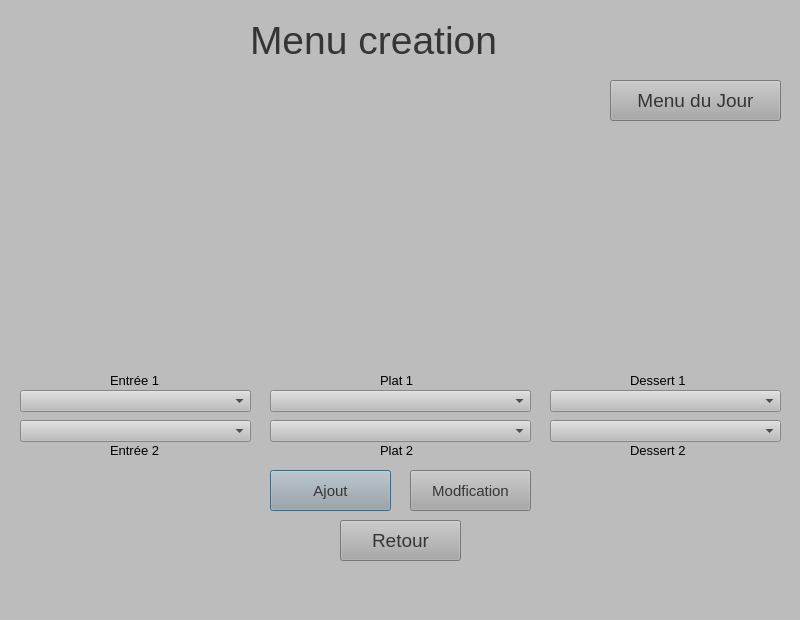
<?xml version="1.0" encoding="UTF-8"?>
<ui version="4.0">
 <class>Dialog</class>
 <widget class="QDialog" name="Dialog">
  <property name="geometry">
   <rect>
    <x>0</x>
    <y>0</y>
    <width>800</width>
    <height>620</height>
   </rect>
  </property>
  <property name="windowTitle">
   <string>Dialog</string>
  </property>
  <property name="styleSheet">
   <string notr="true">background-color: rgb(188, 188, 188);</string>
  </property>
  <widget class="QLabel" name="label">
   <property name="geometry">
    <rect>
     <x>250</x>
     <y>10</y>
     <width>301</width>
     <height>61</height>
    </rect>
   </property>
   <property name="styleSheet">
    <string notr="true">color:rgb(53, 53, 53); font-size:29pt;</string>
   </property>
   <property name="text">
    <string>Menu creation</string>
   </property>
  </widget>
  <widget class="QPushButton" name="ajoutButton">
   <property name="geometry">
    <rect>
     <x>270</x>
     <y>470</y>
     <width>121</width>
     <height>41</height>
    </rect>
   </property>
   <property name="palette">
    <palette>
     <active>
      <colorrole role="WindowText">
       <brush brushstyle="SolidPattern">
        <color alpha="255">
         <red>53</red>
         <green>53</green>
         <blue>53</blue>
        </color>
       </brush>
      </colorrole>
      <colorrole role="Button">
       <brush brushstyle="SolidPattern">
        <color alpha="255">
         <red>167</red>
         <green>168</green>
         <blue>167</blue>
        </color>
       </brush>
      </colorrole>
      <colorrole role="Light">
       <brush brushstyle="SolidPattern">
        <color alpha="255">
         <red>255</red>
         <green>255</green>
         <blue>255</blue>
        </color>
       </brush>
      </colorrole>
      <colorrole role="Midlight">
       <brush brushstyle="SolidPattern">
        <color alpha="255">
         <red>223</red>
         <green>222</green>
         <blue>227</blue>
        </color>
       </brush>
      </colorrole>
      <colorrole role="Dark">
       <brush brushstyle="SolidPattern">
        <color alpha="255">
         <red>95</red>
         <green>94</green>
         <blue>99</blue>
        </color>
       </brush>
      </colorrole>
      <colorrole role="Mid">
       <brush brushstyle="SolidPattern">
        <color alpha="255">
         <red>127</red>
         <green>126</green>
         <blue>133</blue>
        </color>
       </brush>
      </colorrole>
      <colorrole role="Text">
       <brush brushstyle="SolidPattern">
        <color alpha="255">
         <red>53</red>
         <green>53</green>
         <blue>53</blue>
        </color>
       </brush>
      </colorrole>
      <colorrole role="BrightText">
       <brush brushstyle="SolidPattern">
        <color alpha="255">
         <red>255</red>
         <green>255</green>
         <blue>255</blue>
        </color>
       </brush>
      </colorrole>
      <colorrole role="ButtonText">
       <brush brushstyle="SolidPattern">
        <color alpha="255">
         <red>53</red>
         <green>53</green>
         <blue>53</blue>
        </color>
       </brush>
      </colorrole>
      <colorrole role="Base">
       <brush brushstyle="SolidPattern">
        <color alpha="255">
         <red>167</red>
         <green>168</green>
         <blue>167</blue>
        </color>
       </brush>
      </colorrole>
      <colorrole role="Window">
       <brush brushstyle="SolidPattern">
        <color alpha="255">
         <red>167</red>
         <green>168</green>
         <blue>167</blue>
        </color>
       </brush>
      </colorrole>
      <colorrole role="Shadow">
       <brush brushstyle="SolidPattern">
        <color alpha="255">
         <red>0</red>
         <green>0</green>
         <blue>0</blue>
        </color>
       </brush>
      </colorrole>
      <colorrole role="AlternateBase">
       <brush brushstyle="SolidPattern">
        <color alpha="255">
         <red>223</red>
         <green>222</green>
         <blue>227</blue>
        </color>
       </brush>
      </colorrole>
      <colorrole role="ToolTipBase">
       <brush brushstyle="SolidPattern">
        <color alpha="255">
         <red>255</red>
         <green>255</green>
         <blue>220</blue>
        </color>
       </brush>
      </colorrole>
      <colorrole role="ToolTipText">
       <brush brushstyle="SolidPattern">
        <color alpha="255">
         <red>0</red>
         <green>0</green>
         <blue>0</blue>
        </color>
       </brush>
      </colorrole>
     </active>
     <inactive>
      <colorrole role="WindowText">
       <brush brushstyle="SolidPattern">
        <color alpha="255">
         <red>53</red>
         <green>53</green>
         <blue>53</blue>
        </color>
       </brush>
      </colorrole>
      <colorrole role="Button">
       <brush brushstyle="SolidPattern">
        <color alpha="255">
         <red>167</red>
         <green>168</green>
         <blue>167</blue>
        </color>
       </brush>
      </colorrole>
      <colorrole role="Light">
       <brush brushstyle="SolidPattern">
        <color alpha="255">
         <red>255</red>
         <green>255</green>
         <blue>255</blue>
        </color>
       </brush>
      </colorrole>
      <colorrole role="Midlight">
       <brush brushstyle="SolidPattern">
        <color alpha="255">
         <red>223</red>
         <green>222</green>
         <blue>227</blue>
        </color>
       </brush>
      </colorrole>
      <colorrole role="Dark">
       <brush brushstyle="SolidPattern">
        <color alpha="255">
         <red>95</red>
         <green>94</green>
         <blue>99</blue>
        </color>
       </brush>
      </colorrole>
      <colorrole role="Mid">
       <brush brushstyle="SolidPattern">
        <color alpha="255">
         <red>127</red>
         <green>126</green>
         <blue>133</blue>
        </color>
       </brush>
      </colorrole>
      <colorrole role="Text">
       <brush brushstyle="SolidPattern">
        <color alpha="255">
         <red>53</red>
         <green>53</green>
         <blue>53</blue>
        </color>
       </brush>
      </colorrole>
      <colorrole role="BrightText">
       <brush brushstyle="SolidPattern">
        <color alpha="255">
         <red>255</red>
         <green>255</green>
         <blue>255</blue>
        </color>
       </brush>
      </colorrole>
      <colorrole role="ButtonText">
       <brush brushstyle="SolidPattern">
        <color alpha="255">
         <red>53</red>
         <green>53</green>
         <blue>53</blue>
        </color>
       </brush>
      </colorrole>
      <colorrole role="Base">
       <brush brushstyle="SolidPattern">
        <color alpha="255">
         <red>167</red>
         <green>168</green>
         <blue>167</blue>
        </color>
       </brush>
      </colorrole>
      <colorrole role="Window">
       <brush brushstyle="SolidPattern">
        <color alpha="255">
         <red>167</red>
         <green>168</green>
         <blue>167</blue>
        </color>
       </brush>
      </colorrole>
      <colorrole role="Shadow">
       <brush brushstyle="SolidPattern">
        <color alpha="255">
         <red>0</red>
         <green>0</green>
         <blue>0</blue>
        </color>
       </brush>
      </colorrole>
      <colorrole role="AlternateBase">
       <brush brushstyle="SolidPattern">
        <color alpha="255">
         <red>223</red>
         <green>222</green>
         <blue>227</blue>
        </color>
       </brush>
      </colorrole>
      <colorrole role="ToolTipBase">
       <brush brushstyle="SolidPattern">
        <color alpha="255">
         <red>255</red>
         <green>255</green>
         <blue>220</blue>
        </color>
       </brush>
      </colorrole>
      <colorrole role="ToolTipText">
       <brush brushstyle="SolidPattern">
        <color alpha="255">
         <red>0</red>
         <green>0</green>
         <blue>0</blue>
        </color>
       </brush>
      </colorrole>
     </inactive>
     <disabled>
      <colorrole role="WindowText">
       <brush brushstyle="SolidPattern">
        <color alpha="255">
         <red>53</red>
         <green>53</green>
         <blue>53</blue>
        </color>
       </brush>
      </colorrole>
      <colorrole role="Button">
       <brush brushstyle="SolidPattern">
        <color alpha="255">
         <red>167</red>
         <green>168</green>
         <blue>167</blue>
        </color>
       </brush>
      </colorrole>
      <colorrole role="Light">
       <brush brushstyle="SolidPattern">
        <color alpha="255">
         <red>255</red>
         <green>255</green>
         <blue>255</blue>
        </color>
       </brush>
      </colorrole>
      <colorrole role="Midlight">
       <brush brushstyle="SolidPattern">
        <color alpha="255">
         <red>223</red>
         <green>222</green>
         <blue>227</blue>
        </color>
       </brush>
      </colorrole>
      <colorrole role="Dark">
       <brush brushstyle="SolidPattern">
        <color alpha="255">
         <red>95</red>
         <green>94</green>
         <blue>99</blue>
        </color>
       </brush>
      </colorrole>
      <colorrole role="Mid">
       <brush brushstyle="SolidPattern">
        <color alpha="255">
         <red>127</red>
         <green>126</green>
         <blue>133</blue>
        </color>
       </brush>
      </colorrole>
      <colorrole role="Text">
       <brush brushstyle="SolidPattern">
        <color alpha="255">
         <red>53</red>
         <green>53</green>
         <blue>53</blue>
        </color>
       </brush>
      </colorrole>
      <colorrole role="BrightText">
       <brush brushstyle="SolidPattern">
        <color alpha="255">
         <red>255</red>
         <green>255</green>
         <blue>255</blue>
        </color>
       </brush>
      </colorrole>
      <colorrole role="ButtonText">
       <brush brushstyle="SolidPattern">
        <color alpha="255">
         <red>53</red>
         <green>53</green>
         <blue>53</blue>
        </color>
       </brush>
      </colorrole>
      <colorrole role="Base">
       <brush brushstyle="SolidPattern">
        <color alpha="255">
         <red>167</red>
         <green>168</green>
         <blue>167</blue>
        </color>
       </brush>
      </colorrole>
      <colorrole role="Window">
       <brush brushstyle="SolidPattern">
        <color alpha="255">
         <red>167</red>
         <green>168</green>
         <blue>167</blue>
        </color>
       </brush>
      </colorrole>
      <colorrole role="Shadow">
       <brush brushstyle="SolidPattern">
        <color alpha="255">
         <red>0</red>
         <green>0</green>
         <blue>0</blue>
        </color>
       </brush>
      </colorrole>
      <colorrole role="AlternateBase">
       <brush brushstyle="SolidPattern">
        <color alpha="255">
         <red>191</red>
         <green>189</green>
         <blue>199</blue>
        </color>
       </brush>
      </colorrole>
      <colorrole role="ToolTipBase">
       <brush brushstyle="SolidPattern">
        <color alpha="255">
         <red>255</red>
         <green>255</green>
         <blue>220</blue>
        </color>
       </brush>
      </colorrole>
      <colorrole role="ToolTipText">
       <brush brushstyle="SolidPattern">
        <color alpha="255">
         <red>0</red>
         <green>0</green>
         <blue>0</blue>
        </color>
       </brush>
      </colorrole>
     </disabled>
    </palette>
   </property>
   <property name="styleSheet">
    <string notr="true">background-color: rgb(167, 168, 167); font-size:11pt; color:rgb(53, 53, 53)</string>
   </property>
   <property name="text">
    <string>Ajout</string>
   </property>
  </widget>
  <widget class="QLabel" name="label_3">
   <property name="geometry">
    <rect>
     <x>110</x>
     <y>370</y>
     <width>61</width>
     <height>20</height>
    </rect>
   </property>
   <property name="styleSheet">
    <string notr="true">font-size:10pt;</string>
   </property>
   <property name="text">
    <string>Entrée 1</string>
   </property>
  </widget>
  <widget class="QLabel" name="label_4">
   <property name="geometry">
    <rect>
     <x>110</x>
     <y>440</y>
     <width>71</width>
     <height>20</height>
    </rect>
   </property>
   <property name="styleSheet">
    <string notr="true">font-size:10pt;</string>
   </property>
   <property name="text">
    <string>Entrée 2</string>
   </property>
  </widget>
  <widget class="QLabel" name="label_5">
   <property name="geometry">
    <rect>
     <x>380</x>
     <y>370</y>
     <width>41</width>
     <height>20</height>
    </rect>
   </property>
   <property name="styleSheet">
    <string notr="true">font-size:10pt</string>
   </property>
   <property name="text">
    <string>Plat 1</string>
   </property>
  </widget>
  <widget class="QLabel" name="label_6">
   <property name="geometry">
    <rect>
     <x>380</x>
     <y>440</y>
     <width>41</width>
     <height>20</height>
    </rect>
   </property>
   <property name="styleSheet">
    <string notr="true">font-size:10pt</string>
   </property>
   <property name="text">
    <string>Plat 2</string>
   </property>
  </widget>
  <widget class="QLabel" name="label_7">
   <property name="geometry">
    <rect>
     <x>630</x>
     <y>370</y>
     <width>71</width>
     <height>20</height>
    </rect>
   </property>
   <property name="styleSheet">
    <string notr="true">font-size:10pt</string>
   </property>
   <property name="text">
    <string>Dessert 1</string>
   </property>
  </widget>
  <widget class="QLabel" name="label_8">
   <property name="geometry">
    <rect>
     <x>630</x>
     <y>440</y>
     <width>71</width>
     <height>20</height>
    </rect>
   </property>
   <property name="styleSheet">
    <string notr="true">font-size:10pt</string>
   </property>
   <property name="text">
    <string>Dessert 2</string>
   </property>
  </widget>
  <widget class="QPushButton" name="BackButton">
   <property name="geometry">
    <rect>
     <x>340</x>
     <y>520</y>
     <width>121</width>
     <height>41</height>
    </rect>
   </property>
   <property name="palette">
    <palette>
     <active>
      <colorrole role="WindowText">
       <brush brushstyle="SolidPattern">
        <color alpha="255">
         <red>53</red>
         <green>53</green>
         <blue>53</blue>
        </color>
       </brush>
      </colorrole>
      <colorrole role="Button">
       <brush brushstyle="SolidPattern">
        <color alpha="255">
         <red>167</red>
         <green>168</green>
         <blue>167</blue>
        </color>
       </brush>
      </colorrole>
      <colorrole role="Light">
       <brush brushstyle="SolidPattern">
        <color alpha="255">
         <red>255</red>
         <green>255</green>
         <blue>255</blue>
        </color>
       </brush>
      </colorrole>
      <colorrole role="Midlight">
       <brush brushstyle="SolidPattern">
        <color alpha="255">
         <red>223</red>
         <green>222</green>
         <blue>227</blue>
        </color>
       </brush>
      </colorrole>
      <colorrole role="Dark">
       <brush brushstyle="SolidPattern">
        <color alpha="255">
         <red>95</red>
         <green>94</green>
         <blue>99</blue>
        </color>
       </brush>
      </colorrole>
      <colorrole role="Mid">
       <brush brushstyle="SolidPattern">
        <color alpha="255">
         <red>127</red>
         <green>126</green>
         <blue>133</blue>
        </color>
       </brush>
      </colorrole>
      <colorrole role="Text">
       <brush brushstyle="SolidPattern">
        <color alpha="255">
         <red>53</red>
         <green>53</green>
         <blue>53</blue>
        </color>
       </brush>
      </colorrole>
      <colorrole role="BrightText">
       <brush brushstyle="SolidPattern">
        <color alpha="255">
         <red>255</red>
         <green>255</green>
         <blue>255</blue>
        </color>
       </brush>
      </colorrole>
      <colorrole role="ButtonText">
       <brush brushstyle="SolidPattern">
        <color alpha="255">
         <red>53</red>
         <green>53</green>
         <blue>53</blue>
        </color>
       </brush>
      </colorrole>
      <colorrole role="Base">
       <brush brushstyle="SolidPattern">
        <color alpha="255">
         <red>167</red>
         <green>168</green>
         <blue>167</blue>
        </color>
       </brush>
      </colorrole>
      <colorrole role="Window">
       <brush brushstyle="SolidPattern">
        <color alpha="255">
         <red>167</red>
         <green>168</green>
         <blue>167</blue>
        </color>
       </brush>
      </colorrole>
      <colorrole role="Shadow">
       <brush brushstyle="SolidPattern">
        <color alpha="255">
         <red>0</red>
         <green>0</green>
         <blue>0</blue>
        </color>
       </brush>
      </colorrole>
      <colorrole role="AlternateBase">
       <brush brushstyle="SolidPattern">
        <color alpha="255">
         <red>223</red>
         <green>222</green>
         <blue>227</blue>
        </color>
       </brush>
      </colorrole>
      <colorrole role="ToolTipBase">
       <brush brushstyle="SolidPattern">
        <color alpha="255">
         <red>255</red>
         <green>255</green>
         <blue>220</blue>
        </color>
       </brush>
      </colorrole>
      <colorrole role="ToolTipText">
       <brush brushstyle="SolidPattern">
        <color alpha="255">
         <red>0</red>
         <green>0</green>
         <blue>0</blue>
        </color>
       </brush>
      </colorrole>
     </active>
     <inactive>
      <colorrole role="WindowText">
       <brush brushstyle="SolidPattern">
        <color alpha="255">
         <red>53</red>
         <green>53</green>
         <blue>53</blue>
        </color>
       </brush>
      </colorrole>
      <colorrole role="Button">
       <brush brushstyle="SolidPattern">
        <color alpha="255">
         <red>167</red>
         <green>168</green>
         <blue>167</blue>
        </color>
       </brush>
      </colorrole>
      <colorrole role="Light">
       <brush brushstyle="SolidPattern">
        <color alpha="255">
         <red>255</red>
         <green>255</green>
         <blue>255</blue>
        </color>
       </brush>
      </colorrole>
      <colorrole role="Midlight">
       <brush brushstyle="SolidPattern">
        <color alpha="255">
         <red>223</red>
         <green>222</green>
         <blue>227</blue>
        </color>
       </brush>
      </colorrole>
      <colorrole role="Dark">
       <brush brushstyle="SolidPattern">
        <color alpha="255">
         <red>95</red>
         <green>94</green>
         <blue>99</blue>
        </color>
       </brush>
      </colorrole>
      <colorrole role="Mid">
       <brush brushstyle="SolidPattern">
        <color alpha="255">
         <red>127</red>
         <green>126</green>
         <blue>133</blue>
        </color>
       </brush>
      </colorrole>
      <colorrole role="Text">
       <brush brushstyle="SolidPattern">
        <color alpha="255">
         <red>53</red>
         <green>53</green>
         <blue>53</blue>
        </color>
       </brush>
      </colorrole>
      <colorrole role="BrightText">
       <brush brushstyle="SolidPattern">
        <color alpha="255">
         <red>255</red>
         <green>255</green>
         <blue>255</blue>
        </color>
       </brush>
      </colorrole>
      <colorrole role="ButtonText">
       <brush brushstyle="SolidPattern">
        <color alpha="255">
         <red>53</red>
         <green>53</green>
         <blue>53</blue>
        </color>
       </brush>
      </colorrole>
      <colorrole role="Base">
       <brush brushstyle="SolidPattern">
        <color alpha="255">
         <red>167</red>
         <green>168</green>
         <blue>167</blue>
        </color>
       </brush>
      </colorrole>
      <colorrole role="Window">
       <brush brushstyle="SolidPattern">
        <color alpha="255">
         <red>167</red>
         <green>168</green>
         <blue>167</blue>
        </color>
       </brush>
      </colorrole>
      <colorrole role="Shadow">
       <brush brushstyle="SolidPattern">
        <color alpha="255">
         <red>0</red>
         <green>0</green>
         <blue>0</blue>
        </color>
       </brush>
      </colorrole>
      <colorrole role="AlternateBase">
       <brush brushstyle="SolidPattern">
        <color alpha="255">
         <red>223</red>
         <green>222</green>
         <blue>227</blue>
        </color>
       </brush>
      </colorrole>
      <colorrole role="ToolTipBase">
       <brush brushstyle="SolidPattern">
        <color alpha="255">
         <red>255</red>
         <green>255</green>
         <blue>220</blue>
        </color>
       </brush>
      </colorrole>
      <colorrole role="ToolTipText">
       <brush brushstyle="SolidPattern">
        <color alpha="255">
         <red>0</red>
         <green>0</green>
         <blue>0</blue>
        </color>
       </brush>
      </colorrole>
     </inactive>
     <disabled>
      <colorrole role="WindowText">
       <brush brushstyle="SolidPattern">
        <color alpha="255">
         <red>53</red>
         <green>53</green>
         <blue>53</blue>
        </color>
       </brush>
      </colorrole>
      <colorrole role="Button">
       <brush brushstyle="SolidPattern">
        <color alpha="255">
         <red>167</red>
         <green>168</green>
         <blue>167</blue>
        </color>
       </brush>
      </colorrole>
      <colorrole role="Light">
       <brush brushstyle="SolidPattern">
        <color alpha="255">
         <red>255</red>
         <green>255</green>
         <blue>255</blue>
        </color>
       </brush>
      </colorrole>
      <colorrole role="Midlight">
       <brush brushstyle="SolidPattern">
        <color alpha="255">
         <red>223</red>
         <green>222</green>
         <blue>227</blue>
        </color>
       </brush>
      </colorrole>
      <colorrole role="Dark">
       <brush brushstyle="SolidPattern">
        <color alpha="255">
         <red>95</red>
         <green>94</green>
         <blue>99</blue>
        </color>
       </brush>
      </colorrole>
      <colorrole role="Mid">
       <brush brushstyle="SolidPattern">
        <color alpha="255">
         <red>127</red>
         <green>126</green>
         <blue>133</blue>
        </color>
       </brush>
      </colorrole>
      <colorrole role="Text">
       <brush brushstyle="SolidPattern">
        <color alpha="255">
         <red>53</red>
         <green>53</green>
         <blue>53</blue>
        </color>
       </brush>
      </colorrole>
      <colorrole role="BrightText">
       <brush brushstyle="SolidPattern">
        <color alpha="255">
         <red>255</red>
         <green>255</green>
         <blue>255</blue>
        </color>
       </brush>
      </colorrole>
      <colorrole role="ButtonText">
       <brush brushstyle="SolidPattern">
        <color alpha="255">
         <red>53</red>
         <green>53</green>
         <blue>53</blue>
        </color>
       </brush>
      </colorrole>
      <colorrole role="Base">
       <brush brushstyle="SolidPattern">
        <color alpha="255">
         <red>167</red>
         <green>168</green>
         <blue>167</blue>
        </color>
       </brush>
      </colorrole>
      <colorrole role="Window">
       <brush brushstyle="SolidPattern">
        <color alpha="255">
         <red>167</red>
         <green>168</green>
         <blue>167</blue>
        </color>
       </brush>
      </colorrole>
      <colorrole role="Shadow">
       <brush brushstyle="SolidPattern">
        <color alpha="255">
         <red>0</red>
         <green>0</green>
         <blue>0</blue>
        </color>
       </brush>
      </colorrole>
      <colorrole role="AlternateBase">
       <brush brushstyle="SolidPattern">
        <color alpha="255">
         <red>191</red>
         <green>189</green>
         <blue>199</blue>
        </color>
       </brush>
      </colorrole>
      <colorrole role="ToolTipBase">
       <brush brushstyle="SolidPattern">
        <color alpha="255">
         <red>255</red>
         <green>255</green>
         <blue>220</blue>
        </color>
       </brush>
      </colorrole>
      <colorrole role="ToolTipText">
       <brush brushstyle="SolidPattern">
        <color alpha="255">
         <red>0</red>
         <green>0</green>
         <blue>0</blue>
        </color>
       </brush>
      </colorrole>
     </disabled>
    </palette>
   </property>
   <property name="styleSheet">
    <string notr="true">background-color: rgb(167, 168, 167); font-size:14pt; color:rgb(53, 53, 53)</string>
   </property>
   <property name="text">
    <string>Retour</string>
   </property>
  </widget>
  <widget class="QPushButton" name="modifButton">
   <property name="geometry">
    <rect>
     <x>410</x>
     <y>470</y>
     <width>121</width>
     <height>41</height>
    </rect>
   </property>
   <property name="palette">
    <palette>
     <active>
      <colorrole role="WindowText">
       <brush brushstyle="SolidPattern">
        <color alpha="255">
         <red>53</red>
         <green>53</green>
         <blue>53</blue>
        </color>
       </brush>
      </colorrole>
      <colorrole role="Button">
       <brush brushstyle="SolidPattern">
        <color alpha="255">
         <red>167</red>
         <green>168</green>
         <blue>167</blue>
        </color>
       </brush>
      </colorrole>
      <colorrole role="Light">
       <brush brushstyle="SolidPattern">
        <color alpha="255">
         <red>255</red>
         <green>255</green>
         <blue>255</blue>
        </color>
       </brush>
      </colorrole>
      <colorrole role="Midlight">
       <brush brushstyle="SolidPattern">
        <color alpha="255">
         <red>223</red>
         <green>222</green>
         <blue>227</blue>
        </color>
       </brush>
      </colorrole>
      <colorrole role="Dark">
       <brush brushstyle="SolidPattern">
        <color alpha="255">
         <red>95</red>
         <green>94</green>
         <blue>99</blue>
        </color>
       </brush>
      </colorrole>
      <colorrole role="Mid">
       <brush brushstyle="SolidPattern">
        <color alpha="255">
         <red>127</red>
         <green>126</green>
         <blue>133</blue>
        </color>
       </brush>
      </colorrole>
      <colorrole role="Text">
       <brush brushstyle="SolidPattern">
        <color alpha="255">
         <red>53</red>
         <green>53</green>
         <blue>53</blue>
        </color>
       </brush>
      </colorrole>
      <colorrole role="BrightText">
       <brush brushstyle="SolidPattern">
        <color alpha="255">
         <red>255</red>
         <green>255</green>
         <blue>255</blue>
        </color>
       </brush>
      </colorrole>
      <colorrole role="ButtonText">
       <brush brushstyle="SolidPattern">
        <color alpha="255">
         <red>53</red>
         <green>53</green>
         <blue>53</blue>
        </color>
       </brush>
      </colorrole>
      <colorrole role="Base">
       <brush brushstyle="SolidPattern">
        <color alpha="255">
         <red>167</red>
         <green>168</green>
         <blue>167</blue>
        </color>
       </brush>
      </colorrole>
      <colorrole role="Window">
       <brush brushstyle="SolidPattern">
        <color alpha="255">
         <red>167</red>
         <green>168</green>
         <blue>167</blue>
        </color>
       </brush>
      </colorrole>
      <colorrole role="Shadow">
       <brush brushstyle="SolidPattern">
        <color alpha="255">
         <red>0</red>
         <green>0</green>
         <blue>0</blue>
        </color>
       </brush>
      </colorrole>
      <colorrole role="AlternateBase">
       <brush brushstyle="SolidPattern">
        <color alpha="255">
         <red>223</red>
         <green>222</green>
         <blue>227</blue>
        </color>
       </brush>
      </colorrole>
      <colorrole role="ToolTipBase">
       <brush brushstyle="SolidPattern">
        <color alpha="255">
         <red>255</red>
         <green>255</green>
         <blue>220</blue>
        </color>
       </brush>
      </colorrole>
      <colorrole role="ToolTipText">
       <brush brushstyle="SolidPattern">
        <color alpha="255">
         <red>0</red>
         <green>0</green>
         <blue>0</blue>
        </color>
       </brush>
      </colorrole>
     </active>
     <inactive>
      <colorrole role="WindowText">
       <brush brushstyle="SolidPattern">
        <color alpha="255">
         <red>53</red>
         <green>53</green>
         <blue>53</blue>
        </color>
       </brush>
      </colorrole>
      <colorrole role="Button">
       <brush brushstyle="SolidPattern">
        <color alpha="255">
         <red>167</red>
         <green>168</green>
         <blue>167</blue>
        </color>
       </brush>
      </colorrole>
      <colorrole role="Light">
       <brush brushstyle="SolidPattern">
        <color alpha="255">
         <red>255</red>
         <green>255</green>
         <blue>255</blue>
        </color>
       </brush>
      </colorrole>
      <colorrole role="Midlight">
       <brush brushstyle="SolidPattern">
        <color alpha="255">
         <red>223</red>
         <green>222</green>
         <blue>227</blue>
        </color>
       </brush>
      </colorrole>
      <colorrole role="Dark">
       <brush brushstyle="SolidPattern">
        <color alpha="255">
         <red>95</red>
         <green>94</green>
         <blue>99</blue>
        </color>
       </brush>
      </colorrole>
      <colorrole role="Mid">
       <brush brushstyle="SolidPattern">
        <color alpha="255">
         <red>127</red>
         <green>126</green>
         <blue>133</blue>
        </color>
       </brush>
      </colorrole>
      <colorrole role="Text">
       <brush brushstyle="SolidPattern">
        <color alpha="255">
         <red>53</red>
         <green>53</green>
         <blue>53</blue>
        </color>
       </brush>
      </colorrole>
      <colorrole role="BrightText">
       <brush brushstyle="SolidPattern">
        <color alpha="255">
         <red>255</red>
         <green>255</green>
         <blue>255</blue>
        </color>
       </brush>
      </colorrole>
      <colorrole role="ButtonText">
       <brush brushstyle="SolidPattern">
        <color alpha="255">
         <red>53</red>
         <green>53</green>
         <blue>53</blue>
        </color>
       </brush>
      </colorrole>
      <colorrole role="Base">
       <brush brushstyle="SolidPattern">
        <color alpha="255">
         <red>167</red>
         <green>168</green>
         <blue>167</blue>
        </color>
       </brush>
      </colorrole>
      <colorrole role="Window">
       <brush brushstyle="SolidPattern">
        <color alpha="255">
         <red>167</red>
         <green>168</green>
         <blue>167</blue>
        </color>
       </brush>
      </colorrole>
      <colorrole role="Shadow">
       <brush brushstyle="SolidPattern">
        <color alpha="255">
         <red>0</red>
         <green>0</green>
         <blue>0</blue>
        </color>
       </brush>
      </colorrole>
      <colorrole role="AlternateBase">
       <brush brushstyle="SolidPattern">
        <color alpha="255">
         <red>223</red>
         <green>222</green>
         <blue>227</blue>
        </color>
       </brush>
      </colorrole>
      <colorrole role="ToolTipBase">
       <brush brushstyle="SolidPattern">
        <color alpha="255">
         <red>255</red>
         <green>255</green>
         <blue>220</blue>
        </color>
       </brush>
      </colorrole>
      <colorrole role="ToolTipText">
       <brush brushstyle="SolidPattern">
        <color alpha="255">
         <red>0</red>
         <green>0</green>
         <blue>0</blue>
        </color>
       </brush>
      </colorrole>
     </inactive>
     <disabled>
      <colorrole role="WindowText">
       <brush brushstyle="SolidPattern">
        <color alpha="255">
         <red>53</red>
         <green>53</green>
         <blue>53</blue>
        </color>
       </brush>
      </colorrole>
      <colorrole role="Button">
       <brush brushstyle="SolidPattern">
        <color alpha="255">
         <red>167</red>
         <green>168</green>
         <blue>167</blue>
        </color>
       </brush>
      </colorrole>
      <colorrole role="Light">
       <brush brushstyle="SolidPattern">
        <color alpha="255">
         <red>255</red>
         <green>255</green>
         <blue>255</blue>
        </color>
       </brush>
      </colorrole>
      <colorrole role="Midlight">
       <brush brushstyle="SolidPattern">
        <color alpha="255">
         <red>223</red>
         <green>222</green>
         <blue>227</blue>
        </color>
       </brush>
      </colorrole>
      <colorrole role="Dark">
       <brush brushstyle="SolidPattern">
        <color alpha="255">
         <red>95</red>
         <green>94</green>
         <blue>99</blue>
        </color>
       </brush>
      </colorrole>
      <colorrole role="Mid">
       <brush brushstyle="SolidPattern">
        <color alpha="255">
         <red>127</red>
         <green>126</green>
         <blue>133</blue>
        </color>
       </brush>
      </colorrole>
      <colorrole role="Text">
       <brush brushstyle="SolidPattern">
        <color alpha="255">
         <red>53</red>
         <green>53</green>
         <blue>53</blue>
        </color>
       </brush>
      </colorrole>
      <colorrole role="BrightText">
       <brush brushstyle="SolidPattern">
        <color alpha="255">
         <red>255</red>
         <green>255</green>
         <blue>255</blue>
        </color>
       </brush>
      </colorrole>
      <colorrole role="ButtonText">
       <brush brushstyle="SolidPattern">
        <color alpha="255">
         <red>53</red>
         <green>53</green>
         <blue>53</blue>
        </color>
       </brush>
      </colorrole>
      <colorrole role="Base">
       <brush brushstyle="SolidPattern">
        <color alpha="255">
         <red>167</red>
         <green>168</green>
         <blue>167</blue>
        </color>
       </brush>
      </colorrole>
      <colorrole role="Window">
       <brush brushstyle="SolidPattern">
        <color alpha="255">
         <red>167</red>
         <green>168</green>
         <blue>167</blue>
        </color>
       </brush>
      </colorrole>
      <colorrole role="Shadow">
       <brush brushstyle="SolidPattern">
        <color alpha="255">
         <red>0</red>
         <green>0</green>
         <blue>0</blue>
        </color>
       </brush>
      </colorrole>
      <colorrole role="AlternateBase">
       <brush brushstyle="SolidPattern">
        <color alpha="255">
         <red>191</red>
         <green>189</green>
         <blue>199</blue>
        </color>
       </brush>
      </colorrole>
      <colorrole role="ToolTipBase">
       <brush brushstyle="SolidPattern">
        <color alpha="255">
         <red>255</red>
         <green>255</green>
         <blue>220</blue>
        </color>
       </brush>
      </colorrole>
      <colorrole role="ToolTipText">
       <brush brushstyle="SolidPattern">
        <color alpha="255">
         <red>0</red>
         <green>0</green>
         <blue>0</blue>
        </color>
       </brush>
      </colorrole>
     </disabled>
    </palette>
   </property>
   <property name="styleSheet">
    <string notr="true">background-color: rgb(167, 168, 167); font-size:11pt; color:rgb(53, 53, 53)</string>
   </property>
   <property name="text">
    <string>Modfication</string>
   </property>
  </widget>
  <widget class="QComboBox" name="comboBox_4">
   <property name="geometry">
    <rect>
     <x>270</x>
     <y>390</y>
     <width>261</width>
     <height>22</height>
    </rect>
   </property>
  </widget>
  <widget class="QComboBox" name="comboBox_6">
   <property name="geometry">
    <rect>
     <x>550</x>
     <y>390</y>
     <width>231</width>
     <height>22</height>
    </rect>
   </property>
  </widget>
  <widget class="QComboBox" name="comboBox_5">
   <property name="geometry">
    <rect>
     <x>270</x>
     <y>420</y>
     <width>261</width>
     <height>22</height>
    </rect>
   </property>
  </widget>
  <widget class="QComboBox" name="comboBox_9">
   <property name="geometry">
    <rect>
     <x>550</x>
     <y>420</y>
     <width>231</width>
     <height>22</height>
    </rect>
   </property>
  </widget>
  <widget class="QComboBox" name="comboBox_10">
   <property name="geometry">
    <rect>
     <x>20</x>
     <y>420</y>
     <width>231</width>
     <height>22</height>
    </rect>
   </property>
  </widget>
  <widget class="QComboBox" name="comboBox_11">
   <property name="geometry">
    <rect>
     <x>20</x>
     <y>390</y>
     <width>231</width>
     <height>22</height>
    </rect>
   </property>
  </widget>
  <widget class="QPushButton" name="DisplayButton">
   <property name="geometry">
    <rect>
     <x>610</x>
     <y>80</y>
     <width>171</width>
     <height>41</height>
    </rect>
   </property>
   <property name="palette">
    <palette>
     <active>
      <colorrole role="WindowText">
       <brush brushstyle="SolidPattern">
        <color alpha="255">
         <red>53</red>
         <green>53</green>
         <blue>53</blue>
        </color>
       </brush>
      </colorrole>
      <colorrole role="Button">
       <brush brushstyle="SolidPattern">
        <color alpha="255">
         <red>167</red>
         <green>168</green>
         <blue>167</blue>
        </color>
       </brush>
      </colorrole>
      <colorrole role="Light">
       <brush brushstyle="SolidPattern">
        <color alpha="255">
         <red>255</red>
         <green>255</green>
         <blue>255</blue>
        </color>
       </brush>
      </colorrole>
      <colorrole role="Midlight">
       <brush brushstyle="SolidPattern">
        <color alpha="255">
         <red>223</red>
         <green>222</green>
         <blue>227</blue>
        </color>
       </brush>
      </colorrole>
      <colorrole role="Dark">
       <brush brushstyle="SolidPattern">
        <color alpha="255">
         <red>95</red>
         <green>94</green>
         <blue>99</blue>
        </color>
       </brush>
      </colorrole>
      <colorrole role="Mid">
       <brush brushstyle="SolidPattern">
        <color alpha="255">
         <red>127</red>
         <green>126</green>
         <blue>133</blue>
        </color>
       </brush>
      </colorrole>
      <colorrole role="Text">
       <brush brushstyle="SolidPattern">
        <color alpha="255">
         <red>53</red>
         <green>53</green>
         <blue>53</blue>
        </color>
       </brush>
      </colorrole>
      <colorrole role="BrightText">
       <brush brushstyle="SolidPattern">
        <color alpha="255">
         <red>255</red>
         <green>255</green>
         <blue>255</blue>
        </color>
       </brush>
      </colorrole>
      <colorrole role="ButtonText">
       <brush brushstyle="SolidPattern">
        <color alpha="255">
         <red>53</red>
         <green>53</green>
         <blue>53</blue>
        </color>
       </brush>
      </colorrole>
      <colorrole role="Base">
       <brush brushstyle="SolidPattern">
        <color alpha="255">
         <red>167</red>
         <green>168</green>
         <blue>167</blue>
        </color>
       </brush>
      </colorrole>
      <colorrole role="Window">
       <brush brushstyle="SolidPattern">
        <color alpha="255">
         <red>167</red>
         <green>168</green>
         <blue>167</blue>
        </color>
       </brush>
      </colorrole>
      <colorrole role="Shadow">
       <brush brushstyle="SolidPattern">
        <color alpha="255">
         <red>0</red>
         <green>0</green>
         <blue>0</blue>
        </color>
       </brush>
      </colorrole>
      <colorrole role="AlternateBase">
       <brush brushstyle="SolidPattern">
        <color alpha="255">
         <red>223</red>
         <green>222</green>
         <blue>227</blue>
        </color>
       </brush>
      </colorrole>
      <colorrole role="ToolTipBase">
       <brush brushstyle="SolidPattern">
        <color alpha="255">
         <red>255</red>
         <green>255</green>
         <blue>220</blue>
        </color>
       </brush>
      </colorrole>
      <colorrole role="ToolTipText">
       <brush brushstyle="SolidPattern">
        <color alpha="255">
         <red>0</red>
         <green>0</green>
         <blue>0</blue>
        </color>
       </brush>
      </colorrole>
     </active>
     <inactive>
      <colorrole role="WindowText">
       <brush brushstyle="SolidPattern">
        <color alpha="255">
         <red>53</red>
         <green>53</green>
         <blue>53</blue>
        </color>
       </brush>
      </colorrole>
      <colorrole role="Button">
       <brush brushstyle="SolidPattern">
        <color alpha="255">
         <red>167</red>
         <green>168</green>
         <blue>167</blue>
        </color>
       </brush>
      </colorrole>
      <colorrole role="Light">
       <brush brushstyle="SolidPattern">
        <color alpha="255">
         <red>255</red>
         <green>255</green>
         <blue>255</blue>
        </color>
       </brush>
      </colorrole>
      <colorrole role="Midlight">
       <brush brushstyle="SolidPattern">
        <color alpha="255">
         <red>223</red>
         <green>222</green>
         <blue>227</blue>
        </color>
       </brush>
      </colorrole>
      <colorrole role="Dark">
       <brush brushstyle="SolidPattern">
        <color alpha="255">
         <red>95</red>
         <green>94</green>
         <blue>99</blue>
        </color>
       </brush>
      </colorrole>
      <colorrole role="Mid">
       <brush brushstyle="SolidPattern">
        <color alpha="255">
         <red>127</red>
         <green>126</green>
         <blue>133</blue>
        </color>
       </brush>
      </colorrole>
      <colorrole role="Text">
       <brush brushstyle="SolidPattern">
        <color alpha="255">
         <red>53</red>
         <green>53</green>
         <blue>53</blue>
        </color>
       </brush>
      </colorrole>
      <colorrole role="BrightText">
       <brush brushstyle="SolidPattern">
        <color alpha="255">
         <red>255</red>
         <green>255</green>
         <blue>255</blue>
        </color>
       </brush>
      </colorrole>
      <colorrole role="ButtonText">
       <brush brushstyle="SolidPattern">
        <color alpha="255">
         <red>53</red>
         <green>53</green>
         <blue>53</blue>
        </color>
       </brush>
      </colorrole>
      <colorrole role="Base">
       <brush brushstyle="SolidPattern">
        <color alpha="255">
         <red>167</red>
         <green>168</green>
         <blue>167</blue>
        </color>
       </brush>
      </colorrole>
      <colorrole role="Window">
       <brush brushstyle="SolidPattern">
        <color alpha="255">
         <red>167</red>
         <green>168</green>
         <blue>167</blue>
        </color>
       </brush>
      </colorrole>
      <colorrole role="Shadow">
       <brush brushstyle="SolidPattern">
        <color alpha="255">
         <red>0</red>
         <green>0</green>
         <blue>0</blue>
        </color>
       </brush>
      </colorrole>
      <colorrole role="AlternateBase">
       <brush brushstyle="SolidPattern">
        <color alpha="255">
         <red>223</red>
         <green>222</green>
         <blue>227</blue>
        </color>
       </brush>
      </colorrole>
      <colorrole role="ToolTipBase">
       <brush brushstyle="SolidPattern">
        <color alpha="255">
         <red>255</red>
         <green>255</green>
         <blue>220</blue>
        </color>
       </brush>
      </colorrole>
      <colorrole role="ToolTipText">
       <brush brushstyle="SolidPattern">
        <color alpha="255">
         <red>0</red>
         <green>0</green>
         <blue>0</blue>
        </color>
       </brush>
      </colorrole>
     </inactive>
     <disabled>
      <colorrole role="WindowText">
       <brush brushstyle="SolidPattern">
        <color alpha="255">
         <red>53</red>
         <green>53</green>
         <blue>53</blue>
        </color>
       </brush>
      </colorrole>
      <colorrole role="Button">
       <brush brushstyle="SolidPattern">
        <color alpha="255">
         <red>167</red>
         <green>168</green>
         <blue>167</blue>
        </color>
       </brush>
      </colorrole>
      <colorrole role="Light">
       <brush brushstyle="SolidPattern">
        <color alpha="255">
         <red>255</red>
         <green>255</green>
         <blue>255</blue>
        </color>
       </brush>
      </colorrole>
      <colorrole role="Midlight">
       <brush brushstyle="SolidPattern">
        <color alpha="255">
         <red>223</red>
         <green>222</green>
         <blue>227</blue>
        </color>
       </brush>
      </colorrole>
      <colorrole role="Dark">
       <brush brushstyle="SolidPattern">
        <color alpha="255">
         <red>95</red>
         <green>94</green>
         <blue>99</blue>
        </color>
       </brush>
      </colorrole>
      <colorrole role="Mid">
       <brush brushstyle="SolidPattern">
        <color alpha="255">
         <red>127</red>
         <green>126</green>
         <blue>133</blue>
        </color>
       </brush>
      </colorrole>
      <colorrole role="Text">
       <brush brushstyle="SolidPattern">
        <color alpha="255">
         <red>53</red>
         <green>53</green>
         <blue>53</blue>
        </color>
       </brush>
      </colorrole>
      <colorrole role="BrightText">
       <brush brushstyle="SolidPattern">
        <color alpha="255">
         <red>255</red>
         <green>255</green>
         <blue>255</blue>
        </color>
       </brush>
      </colorrole>
      <colorrole role="ButtonText">
       <brush brushstyle="SolidPattern">
        <color alpha="255">
         <red>53</red>
         <green>53</green>
         <blue>53</blue>
        </color>
       </brush>
      </colorrole>
      <colorrole role="Base">
       <brush brushstyle="SolidPattern">
        <color alpha="255">
         <red>167</red>
         <green>168</green>
         <blue>167</blue>
        </color>
       </brush>
      </colorrole>
      <colorrole role="Window">
       <brush brushstyle="SolidPattern">
        <color alpha="255">
         <red>167</red>
         <green>168</green>
         <blue>167</blue>
        </color>
       </brush>
      </colorrole>
      <colorrole role="Shadow">
       <brush brushstyle="SolidPattern">
        <color alpha="255">
         <red>0</red>
         <green>0</green>
         <blue>0</blue>
        </color>
       </brush>
      </colorrole>
      <colorrole role="AlternateBase">
       <brush brushstyle="SolidPattern">
        <color alpha="255">
         <red>191</red>
         <green>189</green>
         <blue>199</blue>
        </color>
       </brush>
      </colorrole>
      <colorrole role="ToolTipBase">
       <brush brushstyle="SolidPattern">
        <color alpha="255">
         <red>255</red>
         <green>255</green>
         <blue>220</blue>
        </color>
       </brush>
      </colorrole>
      <colorrole role="ToolTipText">
       <brush brushstyle="SolidPattern">
        <color alpha="255">
         <red>0</red>
         <green>0</green>
         <blue>0</blue>
        </color>
       </brush>
      </colorrole>
     </disabled>
    </palette>
   </property>
   <property name="styleSheet">
    <string notr="true">background-color: rgb(167, 168, 167); font-size:14pt; color:rgb(53, 53, 53)</string>
   </property>
   <property name="text">
    <string>Menu du Jour</string>
   </property>
  </widget>
 </widget>
 <resources/>
 <connections/>
</ui> 
